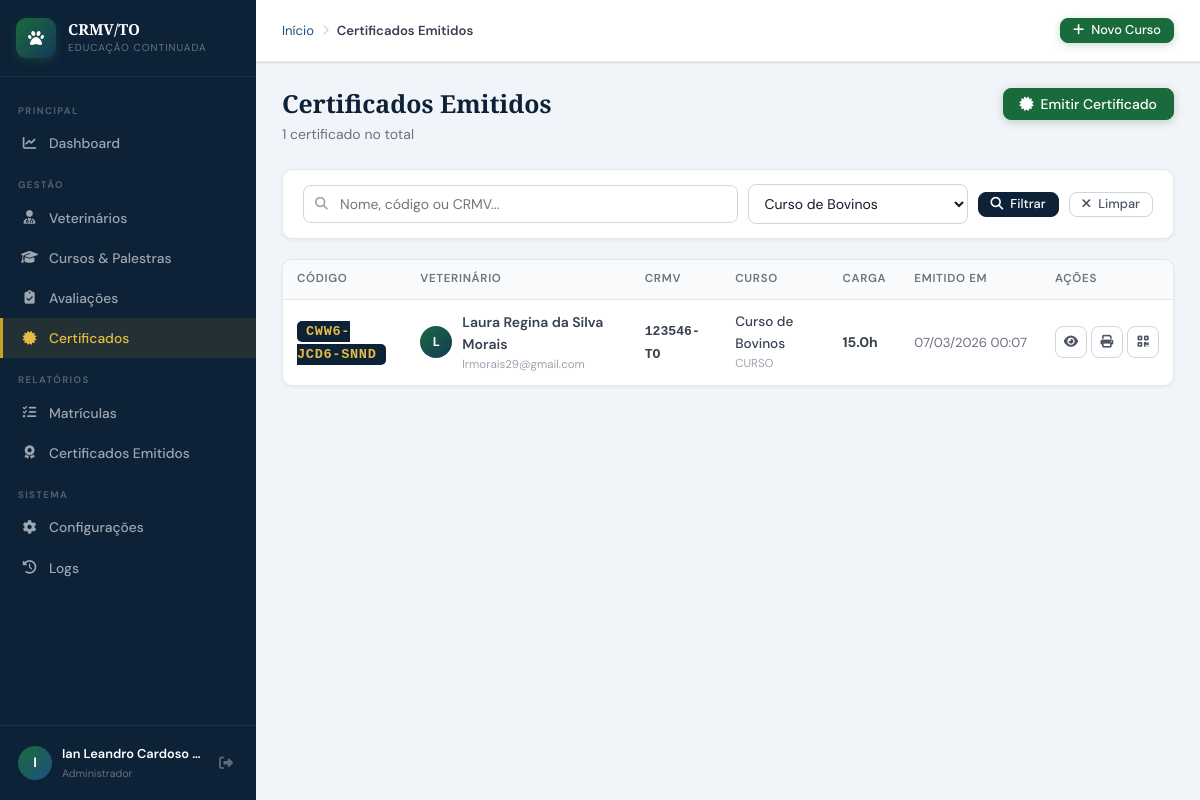
Page /admin/certificados/lista.php?curso_id=2 (signed in) on the committed database.
### tables this page shows
CREATE TABLE `tbl_certificados` (
  `cert_id` int(10) UNSIGNED NOT NULL,
  `matricula_id` int(10) UNSIGNED NOT NULL,
  `codigo` varchar(20) NOT NULL,
  `emitido_em` datetime NOT NULL DEFAULT current_timestamp(),
  `qr_path` varchar(200) DEFAULT NULL,
  `pdf_path` varchar(200) DEFAULT NULL,
  `valido` tinyint(1) NOT NULL DEFAULT 1
);

CREATE TABLE `tbl_usuarios` (
  `usuario_id` int(10) UNSIGNED NOT NULL,
  `perfil_id` int(10) UNSIGNED NOT NULL DEFAULT 2,
  `nome_completo` varchar(150) NOT NULL,
  `cpf` varchar(14) DEFAULT NULL,
  `rg` varchar(20) DEFAULT NULL,
  `data_nascimento` date DEFAULT NULL,
  `sexo` enum('M','F','O') DEFAULT NULL,
  `email` varchar(150) NOT NULL,
  `telefone` varchar(20) DEFAULT NULL,
  `celular` varchar(20) DEFAULT NULL,
  `crmv_numero` varchar(20) DEFAULT NULL,
  `crmv_uf` char(2) NOT NULL DEFAULT 'TO',
  `especialidade` varchar(100) DEFAULT NULL,
  `instituicao` varchar(150) DEFAULT NULL,
  `cep` varchar(9) DEFAULT NULL,
  `logradouro` varchar(150) DEFAULT NULL,
  `numero` varchar(10) DEFAULT NULL,
  `complemento` varchar(80) DEFAULT NULL,
  `bairro` varchar(80) DEFAULT NULL,
  `cidade` varchar(80) DEFAULT NULL,
  `uf` char(2) DEFAULT NULL,
  `senha_hash` varchar(255) NOT NULL,
  `senha_salt` varchar(64) NOT NULL,
  `token_reset` varchar(100) DEFAULT NULL,
  `token_expira` datetime DEFAULT NULL,
  `ultimo_acesso` datetime DEFAULT NULL,
  `tentativas_login` tinyint(4) NOT NULL DEFAULT 0,
  `bloqueado_ate` datetime DEFAULT NULL,
  `ativo` tinyint(1) NOT NULL DEFAULT 1,
  `foto_perfil` varchar(200) DEFAULT NULL,
  `criado_em` datetime NOT NULL DEFAULT current_timestamp(),
  `atualizado_em` datetime DEFAULT NULL ON UPDATE current_timestamp(),
  `criado_por` int(10) UNSIGNED DEFAULT NULL
);

CREATE TABLE `tbl_cursos` (
  `curso_id` int(10) UNSIGNED NOT NULL,
  `categoria_id` int(10) UNSIGNED DEFAULT NULL,
  `titulo` varchar(200) NOT NULL,
  `descricao` text DEFAULT NULL,
  `capa` varchar(120) DEFAULT NULL,
  `observacoes` text DEFAULT NULL,
  `tipo` enum('CURSO','PALESTRA','WORKSHOP','CONGRESSO','WEBINAR') NOT NULL DEFAULT 'CURSO',
  `modalidade` enum('PRESENCIAL','EAD','HIBRIDO') NOT NULL DEFAULT 'PRESENCIAL',
  `carga_horaria` decimal(5,1) NOT NULL DEFAULT 0.0,
  `vagas` smallint(6) DEFAULT NULL,
  `data_inicio` date DEFAULT NULL,
  `data_fim` date DEFAULT NULL,
  `horario` varchar(100) DEFAULT NULL,
  `local_nome` varchar(150) DEFAULT NULL,
  `local_cidade` varchar(80) DEFAULT NULL,
  `local_uf` char(2) DEFAULT 'TO',
  `local_endereco` varchar(200) DEFAULT NULL,
  `link_ead` varchar(300) DEFAULT NULL,
  `youtube_id` varchar(30) DEFAULT NULL,
  `valor` decimal(8,2) NOT NULL DEFAULT 0.00,
  `status` enum('RASCUNHO','PUBLICADO','ENCERRADO','CANCELADO') NOT NULL DEFAULT 'RASCUNHO',
  `cert_modelo` text DEFAULT NULL,
  `cert_conteudo_programatico` mediumtext DEFAULT NULL COMMENT 'HTML do conteúdo programático (verso do certificado)',
  `cert_validade` smallint(6) DEFAULT NULL,
  `cert_obs` text DEFAULT NULL COMMENT 'Observação interna do certificado (não aparece impresso)',
  `ativo` tinyint(1) NOT NULL DEFAULT 1,
  `criado_em` datetime NOT NULL DEFAULT current_timestamp(),
  `atualizado_em` datetime DEFAULT NULL ON UPDATE current_timestamp(),
  `criado_por` int(10) UNSIGNED DEFAULT NULL,
  `instrutor_id` int(11) DEFAULT NULL,
  `requer_avaliacao` tinyint(1) NOT NULL DEFAULT 0,
  `avaliacao_com_nota` tinyint(1) NOT NULL DEFAULT 0,
  `nota_minima` decimal(5,2) DEFAULT 70.00,
  `tentativas_maximas` smallint(6) NOT NULL DEFAULT 3,
  `cert_frente_html` text DEFAULT NULL,
  `cert_verso_html` text DEFAULT NULL
);

### includes/conexao.php (called while the page is built, shortened)
<?php
function getConn(): PDO {
    static $pdo = null;
    if ($pdo === null) {
        try {
            $dsn = "mysql:host=" . DB_HOST . ";port=" . DB_PORT . ";dbname=" . DB_NAME . ";charset=utf8mb4";
            $pdo = new PDO($dsn, DB_USER, DB_PASS, [
                PDO::ATTR_ERRMODE            => PDO::ERRMODE_EXCEPTION,
                PDO::ATTR_DEFAULT_FETCH_MODE => PDO::FETCH_ASSOC,
                PDO::ATTR_EMULATE_PREPARES   => false,
            ]);
        } catch (PDOException $e) {
            die('<div style="font-family:monospace;background:#fee2e2;color:#7f1d1d;padding:20px;margin:20px;border-radius:8px">
                <strong>Erro de conexão com o banco:</strong><br>' . htmlspecialchars($e->getMessage()) . '
                <br><br>Verifique se o XAMPP está rodando e o banco <strong>' . DB_NAME . '</strong> foi criado.
            </div>');
        }
    }
    return $pdo;
}
function dbQuery(string $sql, array $params = []): array {
    $stmt = getConn()->prepare($sql);
    $stmt->execute($params);
    return $stmt->fetchAll();
}
function dbQueryOne(string $sql, array $params = []): array|false {
    $stmt = getConn()->prepare($sql);
    $stmt->execute($params);
    return $stmt->fetch();
}
function truncaTexto(string $str, int $tam): string {
    return mb_strlen($str) > $tam ? mb_substr($str, 0, $tam) . '...' : $str;
}
function primeiraLetra(string $nome): string {
    return mb_strtoupper(mb_substr(trim($nome), 0, 1));
}
function fmtDataHora(?string $d): string {
    try { return (new DateTime($d))->format('d/m/Y H:i'); }
    catch (Exception) { return '-'; }
}

### admin/certificados/lista.php (the view, shortened to what this page needs)
<?php
require_once __DIR__ . '/../../includes/conexao.php';
$busca    = trim($_GET['busca']    ?? '');
$curso_id = (int)($_GET['curso_id'] ?? 0);
$pag      = max(1, (int)($_GET['pag'] ?? 1));
$porPag   = 20;
$offset   = ($pag - 1) * $porPag;
$where  = "WHERE cert.valido = 1";
$params = [];
if ($curso_id) {
    $where  .= " AND c.curso_id = ?";
    $params[] = $curso_id;
}
$total   = dbQueryOne("SELECT COUNT(*) AS n FROM tbl_certificados cert INNER JOIN tbl_matriculas m ON cert.matricula_id=m.matricula_id INNER JOIN tbl_usuarios u ON m.usuario_id=u.usuario_id INNER JOIN tbl_cursos c ON m.curso_id=c.curso_id $where", $params)['n'];
$certs = dbQuery(
    "SELECT cert.cert_id, cert.codigo, cert.emitido_em,
            u.nome_completo, u.crmv_numero, u.crmv_uf, u.email,
            c.titulo AS curso_titulo, c.tipo, c.carga_horaria, c.curso_id
     FROM tbl_certificados cert
     INNER JOIN tbl_matriculas m ON cert.matricula_id = m.matricula_id
     INNER JOIN tbl_usuarios   u ON m.usuario_id      = u.usuario_id
     INNER JOIN tbl_cursos     c ON m.curso_id         = c.curso_id
     $where
     ORDER BY cert.emitido_em DESC
     LIMIT $porPag OFFSET $offset",
    $params
);
$cursos_lista = dbQuery("SELECT curso_id, titulo FROM tbl_cursos WHERE ativo=1 ORDER BY titulo");
require_once __DIR__ . '/../../includes/layout.php';
?>
<div class="pg-header">
    <div class="pg-header-row">
        <div>
            <h1 class="pg-titulo">Certificados Emitidos</h1>
            <p class="pg-subtitulo"><?= number_format($total, 0, ',', '.') ?> certificado<?= $total!=1?'s':'' ?> no total</p>
        </div>
        <div class="pg-acoes">
            <a href="/crmv/admin/certificados/emitir.php" class="btn btn-primario">
                <i class="fa-solid fa-certificate"></i> Emitir Certificado
            </a>
        </div>
    </div>
</div>
<div class="card" style="margin-bottom:20px">
    <div class="card-body" style="padding:14px 20px">
        <form method="GET" style="display:flex;gap:10px;align-items:center;flex-wrap:wrap">
            <div style="flex:1;min-width:220px;position:relative">
                <input type="text" name="busca" value="<?= htmlspecialchars($busca) ?>"
                    placeholder="Nome, código ou CRMV..."
                    style="width:100%;padding:9px 12px 9px 36px;border:1.5px solid var(--c300);border-radius:8px;font-size:.875rem;font-family:inherit;outline:none"
                    onfocus="this.style.borderColor='var(--azul-clr)'" onblur="this.style.borderColor='var(--c300)'">
            </div>
            <div class="form-group" style="margin:0;min-width:220px">
                <select name="curso_id" style="padding:9px 12px;border:1.5px solid var(--c300);border-radius:8px;font-size:.875rem;font-family:inherit;outline:none;background:#fff"
                    onfocus="this.style.borderColor='var(--azul-clr)'" onblur="this.style.borderColor='var(--c300)'">
                    <?php foreach ($cursos_lista as $cl): ?>
                    <option value="<?= $cl['curso_id'] ?>" <?= $curso_id===$cl['curso_id']?'selected':'' ?>>
                        <?= htmlspecialchars(truncaTexto($cl['titulo'], 45)) ?>
                    </option>
                    <?php endforeach; ?>
                </select>
            </div>
            <button type="submit" class="btn btn-secundario btn-sm"><i class="fa-solid fa-search"></i> Filtrar</button>
            <?php if ($busca || $curso_id): ?>
            <a href="/crmv/admin/certificados/lista.php" class="btn btn-ghost btn-sm"><i class="fa-solid fa-xmark"></i> Limpar</a>
            <?php endif; ?>
        </form>
    </div>
</div>
<div class="card">
    <div class="tabela-wrapper">
        <table class="tabela">
            <thead>
                <tr>
                    <th>Código</th>
                    <th>Veterinário</th>
                    <th>CRMV</th>
                    <th>Curso</th>
                    <th>Carga</th>
                    <th>Emitido em</th>
                    <th style="width:130px">Ações</th>
                </tr>
            </thead>
            <tbody>
            <?php if (empty($certs)): ?>
            <tr><td colspan="7">
                <div class="vazio" style="padding:50px">
                    <i class="fa-solid fa-certificate"></i>
                    <h3>Nenhum certificado encontrado</h3>
                    <p><?= $busca ? 'Tente outro termo.' : 'Nenhum certificado emitido ainda.' ?></p>
                    <a href="/crmv/admin/certificados/emitir.php" class="btn btn-primario btn-sm" style="margin-top:12px">
                        <i class="fa-solid fa-certificate"></i> Emitir agora
                    </a>
                </div>
            </td></tr>
            <?php else: ?>
            <?php foreach ($certs as $cert): ?>
            <tr>
                <td>
                    <code style="font-family:monospace;font-size:.85rem;font-weight:700;background:var(--azul-esc);color:#e6bb45;padding:3px 9px;border-radius:5px;letter-spacing:.05em">
                        <?= htmlspecialchars($cert['codigo']) ?>
                    </code>
                </td>
                <td>
                    <div style="display:flex;align-items:center;gap:10px">
                        <div class="avatar-circulo" style="width:32px;height:32px;font-size:.8rem;flex-shrink:0"><?= primeiraLetra($cert['nome_completo']) ?></div>
                        <div>
                            <div style="font-weight:600;font-size:.875rem"><?= htmlspecialchars($cert['nome_completo']) ?></div>
                            <div style="font-size:.72rem;color:var(--c400)"><?= htmlspecialchars($cert['email']) ?></div>
                        </div>
                    </div>
                </td>
                <td>
                    <?php if ($cert['crmv_numero']): ?>
                    <span style="font-family:monospace;font-weight:700;font-size:.82rem"><?= htmlspecialchars($cert['crmv_numero']) ?>-<?= htmlspecialchars($cert['crmv_uf']) ?></span>
                    <?php else: ?>
                    <span style="color:var(--c300)">—</span>
                    <?php endif; ?>
                </td>
                <td>
                    <div style="font-size:.85rem;font-weight:500"><?= htmlspecialchars(truncaTexto($cert['curso_titulo'], 42)) ?></div>
                    <div style="font-size:.72rem;color:var(--c400)"><?= htmlspecialchars($cert['tipo']) ?></div>
                </td>
                <td style="font-weight:700;font-size:.875rem"><?= $cert['carga_horaria'] ?>h</td>
                <td style="font-size:.82rem;color:var(--c500);white-space:nowrap"><?= fmtDataHora($cert['emitido_em']) ?></td>
                <td>
                    <div class="acoes">
                        <a href="/crmv/admin/certificados/ver.php?codigo=<?= urlencode($cert['codigo']) ?>"
                           class="btn btn-ghost btn-icone btn-sm" title="Visualizar">
                            <i class="fa-solid fa-eye"></i>
                        </a>
                        <a href="/crmv/admin/certificados/imprimir.php?codigo=<?= urlencode($cert['codigo']) ?>"
                           class="btn btn-ghost btn-icone btn-sm" title="Imprimir / PDF" target="_blank">
                            <i class="fa-solid fa-print"></i>
                        </a>
                        <a href="/crmv/validar.php?codigo=<?= urlencode($cert['codigo']) ?>"
                           class="btn btn-ghost btn-icone btn-sm" title="Página pública de validação" target="_blank">
                            <i class="fa-solid fa-qrcode"></i>
                        </a>
                    </div>
                </td>
            </tr>
            <?php endforeach; ?>
            <?php endif; ?>
            </tbody>
        </table>
    </div>
</div>
<?php require_once __DIR__ . '/../../includes/layout_footer.php'; ?>

### rows in the picture
tbl_certificados: codigo "CWW6-JCD6-SNND", tbl_usuarios.nome_completo "L", tbl_usuarios.nome_completo "Laura Regina da Silva Morais", tbl_usuarios.email "lrmorais29@gmail.com", tbl_usuarios.crmv_numero "123546", tbl_usuarios.crmv_uf "TO", tbl_cursos.titulo "Curso de Bovinos", tbl_cursos.tipo "CURSO", tbl_cursos.carga_horaria "15.0", emitido_em "07/03/2026 00:07"

### other values in the picture
primeiraLetra($_SESSION['usr_nome'] ?? 'A') "I"
truncaTexto($_SESSION['usr_nome'] ?? '', 22) "Ian Leandro Cardoso…"
$pageTitulo "Certificados Emitidos"
$total "1"
form field curso_id "Curso de Bovinos"
